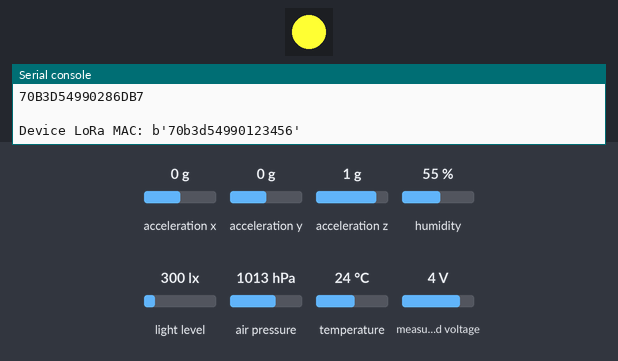
Simulated run of this program. Board: Pycom board running MicroPython. Parts: 1 RGB LEDs in strip order, left to right, the last lines printed to the serial console. The test bench sets the inputs (shaded band); at power-on: acceleration x 0 g, acceleration y 0 g, acceleration z 1 g, humidity 55 %, light level 300 lx, air pressure 1013 hPa, temperature 24 °C, measured voltage 4 V. Dim RGB values are drawn brighter than linear; no radio messages arrive unless stated (any console line starting 'radio sent:' is added by the test bench); the LoRaWAN join succeeds after 3 s and a send takes 0.1 s; library files of the repository ran but are not shown: LIS2HH12.py.

Above: at 0.1 s.
At 6.1 s:
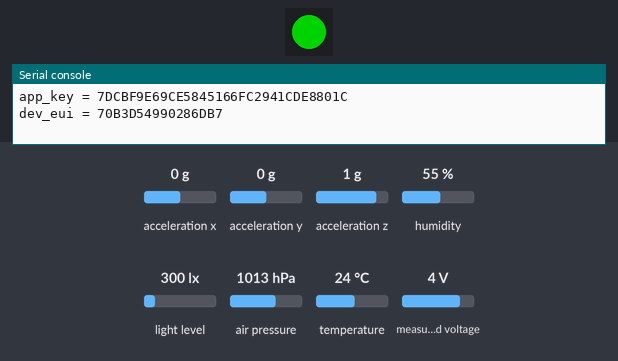
At 7.1 s:
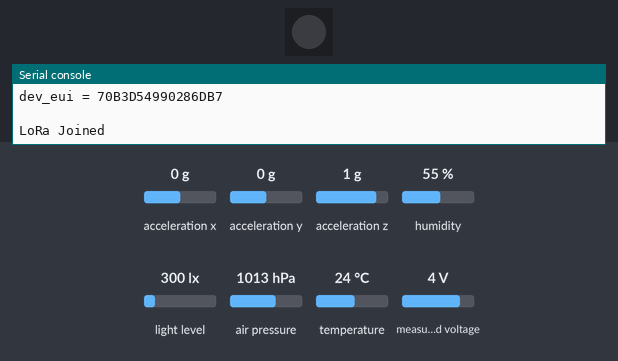
Timing chart, 0 to 9.9 s (numbered marks = the images above):
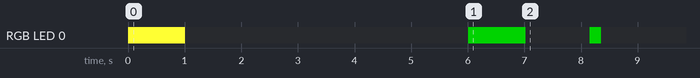

Measured:
- by itself, RGB LED 0: off → RGB(255, 255, 51) at 0.01 s, → off 1.0 s later, → RGB(0, 127, 0) 5.0 s later, → off 1.0 s later, … (6 changes in this stretch)

The program:

main_working.py
```python
import binascii
import ubinascii
import machine
import micropython
import pycom
import socket
import struct
import sys
import time
import config

from network import LoRa
from pysense import Pysense
from SI7006A20 import SI7006A20 	# Humidity and Temperature Sensor
from LTR329ALS01 import LTR329ALS01 	# Digital Ambient Light Sensor
from MPL3115A2 import MPL3115A2         # Barometric Pressure/Altitude/Temperature Sensor
from LIS2HH12 import LIS2HH12           # 3-axis accelerometer

RED = 0xFF0000
YELLOW = 0xFFFF33
GREEN = 0x007F00
OFF = 0x000000

def flash_led_to(color=GREEN, t1=1):
    pycom.rgbled(color)
    time.sleep(t1)
    pycom.rgbled(OFF)


def join_lora(force_join = False):
    '''Joining The Things Network '''
    print('Joining TTN')

    # restore previous state
    if not force_join:
        lora.nvram_restore()

    if not lora.has_joined() or force_join == True:

        # create an OTA authentication params
        app_eui = ubinascii.unhexlify('70B3D57ED003C711')
        app_key = ubinascii.unhexlify('7DCBF9E69CE5845166FC2941CDE8801C')
        dev_eui = ubinascii.unhexlify('70B3D54990286DB7')
        print("app_eui = 70B3D57ED003C711")
        print("app_key = 7DCBF9E69CE5845166FC2941CDE8801C")
        print("dev_eui = 70B3D54990286DB7")
        print("")


        #remove all channels
        for channel in range(0, 10):
            lora.remove_channel(channel)

        # set the 3 default channels to the same frequency (must be before sending the OTAA join request)
        lora.add_channel(0, frequency=config.LORA_FREQUENCY, dr_min=0, dr_max=5)
        lora.add_channel(1, frequency=config.LORA_FREQUENCY, dr_min=0, dr_max=5)
        lora.add_channel(2, frequency=config.LORA_FREQUENCY, dr_min=0, dr_max=5)
        #lora.remove_channel(3)
        #lora.remove_channel(4)
        #lora.remove_channel(5)
        #lora.remove_channel(6)

        # join a network using OTAA if not previously done
        lora.join(activation=LoRa.OTAA, auth=(app_eui, app_key), timeout=0)

        # wait until the module has joined the network
        while not lora.has_joined():
            time.sleep(2.5)

        # saving the state
        lora.nvram_save()

        # returning whether the join was successful
        if lora.has_joined():
            flash_led_to(GREEN)
            print('LoRa Joined')
            return True
        else:
            flash_led_to(RED)
            print('LoRa Not Joined')
            return False

    else:
        return True

pycom.heartbeat(False) # Disable the heartbeat LED

# Getting the LoRa MAC
lora = LoRa(mode=LoRa.LORAWAN, region=LoRa.EU868)
print("")
print("Device LoRa MAC:", binascii.hexlify(lora.mac()))

flash_led_to(YELLOW)
# joining TTN
join_lora(True)

# create a LoRa socket
s = socket.socket(socket.AF_LORA, socket.SOCK_RAW)

#    s.setsockopt(socket.SOL_LORA, socket.SO_DR, 0)
s.setsockopt(socket.SOL_LORA, socket.SO_DR, config.LORA_NODE_DR)

s.setblocking(False)

# Init the libraries
pysense = Pysense()
mpl3115a2 = MPL3115A2()     # Barometric Pressure Sensor with Altimeter
ltr329als01 = LTR329ALS01() # Digital Ambient Light Sensor
si7006a20 = SI7006A20()     # Humidity and Temperature sensor
lis2hh12 = LIS2HH12() #     3-Axis Accelerometer

while True:

    # Read the values from the sensors
    voltage = pysense.read_battery_voltage()
    temperature = mpl3115a2.temperature()
    pressure = mpl3115a2.pressure()
    light = ltr329als01.light()[0]
    humidity = si7006a20.humidity()
    roll = lis2hh12.roll()
    pitch = lis2hh12.pitch()

    # Debug sensor values
    print('voltage:{}, temperature:{}, pressure:{}, light:{}, humidity:{}, roll:{}, pitch:{}'.format(voltage, temperature, pressure, light, humidity, roll, pitch))

    clean_bytes = struct.pack(">iiiiiii",
        int(temperature * 100), # Temperature in celcius
        int(pressure * 100), # Atmospheric pressure in bar
        int(light * 100), # Light in lux
        int(humidity * 100), # Humidity in percentages
        int(roll * 100), # Roll in degrees in the range -180 to 180
        int(pitch * 100), # Pitch in degrees in the range -90 to 90
        int(voltage * 100)) # Battery voltage

    # send the data over LPWAN network
    s.send(clean_bytes)

    payload = struct.pack(">iiiiiii",
        int(temperature * 100), # Temperature in celcius
        int(pressure * 100), # Atmospheric pressure in bar
        int(light * 100), # Light in lux
        int(humidity * 100), # Humidity in percentages
        int(roll * 100), # Roll in degrees in the range -180 to 180
        int(pitch * 100), # Pitch in degrees in the range -90 to 90
        int(voltage * 100)) # Battery voltage

    s.send(payload)


    pycom.rgbled(0x007f00) # Make the LED light up in green
    time.sleep(0.2)
    pycom.rgbled(0x000000)
    time.sleep(2.8)

    # Wait for 60 seconds before moving to the next iteration
    time.sleep(60)
```

config.py
```python
# (licence header left out)
""" LoPy LoRaWAN Nano Gateway configuration options """

import machine
import ubinascii

WIFI_MAC = ubinascii.hexlify(machine.unique_id()).upper()
# Set  the Gateway ID to be the first 3 bytes of MAC address + 'FFFE' + last 3 bytes of MAC address
# GATEWAY_ID = WIFI_MAC[:6] + "FFFE" + WIFI_MAC[6:12]
GATEWAY_ID = "70B3D54990286DB7"
print (GATEWAY_ID)

SERVER = 'eu1.cloud.thethings.network'
PORT = 1700

NTP = "pool.ntp.org"
NTP_PERIOD_S = 3600

WIFI_SSID = 'TMNL-692331_EXT'
WIFI_PASS = '46U7HUPMD3BMR6NH'

# for EU868
LORA_FREQUENCY = 868100000
LORA_GW_DR = "SF7BW125" # DR_5
LORA_NODE_DR = 5

# for US915
# LORA_FREQUENCY = 903900000
# LORA_GW_DR = "SF10BW125" # DR_0
# LORA_NODE_DR = 0
```

pysense.py
```python
# (licence header left out)
# See https://docs.pycom.io for more information regarding library specifics

from pycoproc_2 import Pycoproc

__version__ = '1.5.1'

class Pysense(Pycoproc):

    def __init__(self, i2c=None, sda='P22', scl='P21'):
        Pycoproc.__init__(self, i2c, sda, scl)
```

SI7006A20.py
```python
# (licence header left out)
import time
from machine import I2C
import math

__version__ = '0.0.2'

class SI7006A20:
    """ class for handling the temperature sensor SI7006-A20
        +/- 1 deg C error for temperature
        +/- 5% error for relative humidity
        datasheet available at https://www.silabs.com/documents/public/data-sheets/Si7006-A20.pdf """

    SI7006A20_I2C_ADDR = const(0x40)

    TEMP_NOHOLDMASTER = const(0xF3)
    HUMD_NOHOLDMASTER = const(0xF5)

    def __init__(self, pysense = None, sda = 'P22', scl = 'P21'):
        if pysense is not None:
            self.i2c = pysense.i2c
        else:
            self.i2c = I2C(0, mode=I2C.MASTER, pins=(sda, scl))

    def _getWord(self, high, low):
        return ((high & 0xFF) << 8) + (low & 0xFF)

    def temperature(self):
        """ obtaining the temperature(degrees Celsius) measured by sensor """
        self.i2c.writeto(SI7006A20_I2C_ADDR, bytearray([0xF3]))
        time.sleep(0.5)
        data = self.i2c.readfrom(SI7006A20_I2C_ADDR, 3)
        #print("CRC Raw temp data: " + hex(data[0]*65536 + data[1]*256 + data[2]))
        data = self._getWord(data[0], data[1])
        temp = ((175.72 * data) / 65536.0) - 46.85
        return temp

    def humidity(self):
        """ obtaining the relative humidity(%) measured by sensor """
        self.i2c.writeto(SI7006A20_I2C_ADDR, bytearray([0xF5]))
        time.sleep(0.5)
        data = self.i2c.readfrom(SI7006A20_I2C_ADDR, 2)
        data = self._getWord(data[0], data[1])
        humidity = ((125.0 * data) / 65536.0) - 6.0
        return humidity

    def read_user_reg(self):
        """ reading the user configuration register """
        self.i2c.writeto(SI7006A20_I2C_ADDR, bytearray([0xE7]))
        time.sleep(0.5)
        data = self.i2c.readfrom(SI7006A20_I2C_ADDR, 1)
        return data[0]

    def read_heater_reg(self):
        """ reading the heater configuration register """
        self.i2c.writeto(SI7006A20_I2C_ADDR, bytearray([0x11]))
        time.sleep(0.5)
        data = self.i2c.readfrom(SI7006A20_I2C_ADDR, 1)
        return data[0]

    def read_electronic_id(self):
        """ reading electronic identifier """
        self.i2c.writeto(SI7006A20_I2C_ADDR, bytearray([0xFA]) + bytearray([0x0F]))
        time.sleep(0.5)
        sna = self.i2c.readfrom(SI7006A20_I2C_ADDR, 4)
        time.sleep(0.1)
        self.i2c.writeto(SI7006A20_I2C_ADDR, bytearray([0xFC]) + bytearray([0xC9]))
        time.sleep(0.5)
        snb = self.i2c.readfrom(SI7006A20_I2C_ADDR, 4)
        return [sna[0], sna[1], sna[2], sna[3], snb[0], snb[1], snb[2], snb[3]]

    def read_firmware(self):
        """ reading firmware version """
        self.i2c.writeto(SI7006A20_I2C_ADDR, bytearray([0x84])+ bytearray([0xB8]))
        time.sleep(0.5)
        fw = self.i2c.readfrom(SI7006A20_I2C_ADDR, 1)
        return fw[0]

    def read_reg(self, reg_addr):
        """ reading a register """
        self.i2c.writeto(SI7006A20_I2C_ADDR, bytearray([reg_addr]))
        time.sleep(0.5)
        data = self.i2c.readfrom(SI7006A20_I2C_ADDR, 1)
        return data[0]

    def write_reg(self, reg_addr, value):
        """ writing a register """
        self.i2c.writeto(SI7006A20_I2C_ADDR, bytearray([reg_addr])+bytearray([value]))
        time.sleep(0.1)

    def dew_point(self):
        """ computing the dew pointe temperature (deg C) for the current Temperature and Humidity measured pair
            at dew-point temperature the relative humidity is 100% """
        temp = self.temperature()
        humid = self.humidity()
        h = (math.log(humid, 10) - 2) / 0.4343 + (17.62 * temp) / (243.12 + temp)
        dew_p = 243.12 * h / (17.62 - h)
        return dew_p

    def humid_ambient(self, t_ambient, dew_p = None):
        """ returns the relative humidity compensated for the current Ambient temperature
            for ex: T-Ambient is 24.4 degC, but sensor indicates Temperature = 31.65 degC and Humidity = 47.3%
                    -> then the actual Relative Humidity is 72.2%
            this is computed because the dew-point should be the same """
        if dew_p is None:
            dew_p = self.dew_point()
        h = 17.62 * dew_p / (243.12 + dew_p)
        h_ambient = math.pow(10, (h - (17.62 * t_ambient) / (243.12 + t_ambient)) * 0.4343 + 2)
        return h_ambient
```

LTR329ALS01.py
```python
# (licence header left out)
import time
from machine import I2C

class LTR329ALS01:
    ALS_I2CADDR = const(0x29) # The device's I2C address

    ALS_CONTR_REG = const(0x80)
    ALS_MEAS_RATE_REG = const(0x85)

    ALS_DATA_CH1_LOW = const(0x88)
    ALS_DATA_CH1_HIGH = const(0x89)
    ALS_DATA_CH0_LOW = const(0x8A)
    ALS_DATA_CH0_HIGH = const(0x8B)

    ALS_GAIN_1X = const(0x00)
    ALS_GAIN_2X = const(0x01)
    ALS_GAIN_4X = const(0x02)
    ALS_GAIN_8X = const(0x03)
    ALS_GAIN_48X = const(0x06)
    ALS_GAIN_96X = const(0x07)

    ALS_INT_50 = const(0x01)
    ALS_INT_100 = const(0x00)
    ALS_INT_150 = const(0x04)
    ALS_INT_200 = const(0x02)
    ALS_INT_250 = const(0x05)
    ALS_INT_300 = const(0x06)
    ALS_INT_350 = const(0x07)
    ALS_INT_400 = const(0x03)

    ALS_RATE_50 = const(0x00)
    ALS_RATE_100 = const(0x01)
    ALS_RATE_200 = const(0x02)
    ALS_RATE_500 = const(0x03)
    ALS_RATE_1000 = const(0x04)
    ALS_RATE_2000 = const(0x05)

    def __init__(self, pysense = None, sda = 'P22', scl = 'P21', gain = ALS_GAIN_1X, integration = ALS_INT_100, rate = ALS_RATE_500):
        if pysense is not None:
            self.i2c = pysense.i2c
        else:
            self.i2c = I2C(0, mode=I2C.MASTER, pins=(sda, scl))

        contr = self._getContr(gain)
        self.i2c.writeto_mem(ALS_I2CADDR, ALS_CONTR_REG, bytearray([contr]))

        measrate = self._getMeasRate(integration, rate)
        self.i2c.writeto_mem(ALS_I2CADDR, ALS_MEAS_RATE_REG, bytearray([measrate]))

        time.sleep(0.01)

    def _getContr(self, gain):
        return ((gain & 0x07) << 2) + 0x01

    def _getMeasRate(self, integration, rate):
        return ((integration & 0x07) << 3) + (rate & 0x07)

    def _getWord(self, high, low):
        return ((high & 0xFF) << 8) + (low & 0xFF)

    def light(self):
        ch1low = self.i2c.readfrom_mem(ALS_I2CADDR , ALS_DATA_CH1_LOW, 1)
        ch1high = self.i2c.readfrom_mem(ALS_I2CADDR , ALS_DATA_CH1_HIGH, 1)
        data1 = int(self._getWord(ch1high[0], ch1low[0]))

        ch0low = self.i2c.readfrom_mem(ALS_I2CADDR , ALS_DATA_CH0_LOW, 1)
        ch0high = self.i2c.readfrom_mem(ALS_I2CADDR , ALS_DATA_CH0_HIGH, 1)
        data0 = int(self._getWord(ch0high[0], ch0low[0]))

        return (data0, data1)
```

MPL3115A2.py
```python
# (licence header left out)
import time
from machine import I2C

ALTITUDE = const(0)
PRESSURE = const(1)

class MPL3115A2exception(Exception):
    pass

class MPL3115A2:
    MPL3115_I2CADDR = const(0x60)
    MPL3115_STATUS = const(0x00)
    MPL3115_PRESSURE_DATA_MSB = const(0x01)
    MPL3115_PRESSURE_DATA_CSB = const(0x02)
    MPL3115_PRESSURE_DATA_LSB = const(0x03)
    MPL3115_TEMP_DATA_MSB = const(0x04)
    MPL3115_TEMP_DATA_LSB = const(0x05)
    MPL3115_DR_STATUS = const(0x06)
    MPL3115_DELTA_DATA = const(0x07)
    MPL3115_WHO_AM_I = const(0x0c)
    MPL3115_FIFO_STATUS = const(0x0d)
    MPL3115_FIFO_DATA = const(0x0e)
    MPL3115_FIFO_SETUP = const(0x0e)
    MPL3115_TIME_DELAY = const(0x10)
    MPL3115_SYS_MODE = const(0x11)
    MPL3115_INT_SORCE = const(0x12)
    MPL3115_PT_DATA_CFG = const(0x13)
    MPL3115_BAR_IN_MSB = const(0x14)
    MPL3115_P_ARLARM_MSB = const(0x16)
    MPL3115_T_ARLARM = const(0x18)
    MPL3115_P_ARLARM_WND_MSB = const(0x19)
    MPL3115_T_ARLARM_WND = const(0x1b)
    MPL3115_P_MIN_DATA = const(0x1c)
    MPL3115_T_MIN_DATA = const(0x1f)
    MPL3115_P_MAX_DATA = const(0x21)
    MPL3115_T_MAX_DATA = const(0x24)
    MPL3115_CTRL_REG1 = const(0x26)
    MPL3115_CTRL_REG2 = const(0x27)
    MPL3115_CTRL_REG3 = const(0x28)
    MPL3115_CTRL_REG4 = const(0x29)
    MPL3115_CTRL_REG5 = const(0x2a)
    MPL3115_OFFSET_P = const(0x2b)
    MPL3115_OFFSET_T = const(0x2c)
    MPL3115_OFFSET_H = const(0x2d)

    def __init__(self, pysense = None, sda = 'P22', scl = 'P21', mode = PRESSURE):
        if pysense is not None:
            self.i2c = pysense.i2c
        else:
            self.i2c = I2C(0, mode=I2C.MASTER, pins=(sda, scl))

        self.STA_reg = bytearray(1)
        self.mode = mode

        if self.mode is PRESSURE:
            self.i2c.writeto_mem(MPL3115_I2CADDR, MPL3115_CTRL_REG1, bytes([0x38])) # barometer mode, not raw, oversampling 128, minimum time 512 ms
            self.i2c.writeto_mem(MPL3115_I2CADDR, MPL3115_PT_DATA_CFG, bytes([0x07])) # no events detected
            self.i2c.writeto_mem(MPL3115_I2CADDR, MPL3115_CTRL_REG1, bytes([0x39])) # active
        elif self.mode is ALTITUDE:
            self.i2c.writeto_mem(MPL3115_I2CADDR, MPL3115_CTRL_REG1, bytes([0xB8])) # altitude mode, not raw, oversampling 128, minimum time 512 ms
            self.i2c.writeto_mem(MPL3115_I2CADDR, MPL3115_PT_DATA_CFG, bytes([0x07])) # no events detected
            self.i2c.writeto_mem(MPL3115_I2CADDR, MPL3115_CTRL_REG1, bytes([0xB9])) # active
        else:
            raise MPL3115A2exception("Invalid Mode MPL3115A2")

        if self._read_status():
            pass
        else:
            raise MPL3115A2exception("Error with MPL3115A2")

    def _read_status(self):
        while True:
            self.i2c.readfrom_mem_into(MPL3115_I2CADDR, MPL3115_STATUS, self.STA_reg)

            if(self.STA_reg[0] == 0):
                time.sleep(0.01)
                pass
            elif(self.STA_reg[0] & 0x04) == 4:
                return True
            else:
                return False

    def pressure(self):
        if self.mode == ALTITUDE:
            raise MPL3115A2exception("Incorrect Measurement Mode MPL3115A2")

        OUT_P_MSB = self.i2c.readfrom_mem(MPL3115_I2CADDR, MPL3115_PRESSURE_DATA_MSB,1)
        OUT_P_CSB = self.i2c.readfrom_mem(MPL3115_I2CADDR, MPL3115_PRESSURE_DATA_CSB,1)
        OUT_P_LSB = self.i2c.readfrom_mem(MPL3115_I2CADDR, MPL3115_PRESSURE_DATA_LSB,1)

        return float((OUT_P_MSB[0] << 10) + (OUT_P_CSB[0] << 2) + ((OUT_P_LSB[0] >> 6) & 0x03) + ((OUT_P_LSB[0] >> 4) & 0x03) / 4.0)

    def altitude(self):
        if self.mode == PRESSURE:
            raise MPL3115A2exception("Incorrect Measurement Mode MPL3115A2")

        OUT_P_MSB = self.i2c.readfrom_mem(MPL3115_I2CADDR, MPL3115_PRESSURE_DATA_MSB,1)
        OUT_P_CSB = self.i2c.readfrom_mem(MPL3115_I2CADDR, MPL3115_PRESSURE_DATA_CSB,1)
        OUT_P_LSB = self.i2c.readfrom_mem(MPL3115_I2CADDR, MPL3115_PRESSURE_DATA_LSB,1)

        alt_int = (OUT_P_MSB[0] << 8) + (OUT_P_CSB[0])
        alt_frac = ((OUT_P_LSB[0] >> 4) & 0x0F)

        if alt_int > 32767:
            alt_int -= 65536

        return float(alt_int + alt_frac / 16.0)

    def temperature(self):
        OUT_T_MSB = self.i2c.readfrom_mem(MPL3115_I2CADDR, MPL3115_TEMP_DATA_MSB,1)
        OUT_T_LSB = self.i2c.readfrom_mem(MPL3115_I2CADDR, MPL3115_TEMP_DATA_LSB,1)

        temp_int = OUT_T_MSB[0]
        temp_frac = OUT_T_LSB[0]

        if temp_int > 127:
            temp_int -= 256

        return float(temp_int + temp_frac / 256.0)
```

Source omitted: pycoproc_2.py (12977 bytes)
